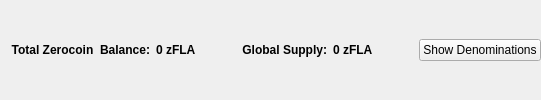
                       <widget class="QFrame" name="balanceSupplyFrame">
                        <layout class="QHBoxLayout" name="horizontalLayout_2" stretch="0,0,0,1,0">
                         <property name="rightMargin">
                          <number>0</number>
                         </property>
                         <item>
                          <layout class="QHBoxLayout" name="horizontalLayout_34">
                           <item>
                            <widget class="QLabel" name="labelzAvailableText_3">
                             <property name="font">
                              <font>
                               <weight>75</weight>
                               <bold>true</bold>
                              </font>
                             </property>
                             <property name="toolTip">
                              <string>Total Balance including unconfirmed and immature zFLA</string>
                             </property>
                             <property name="text">
                              <string>Total Zerocoin  Balance:</string>
                             </property>
                             <property name="alignment">
                              <set>Qt::AlignRight|Qt::AlignTrailing|Qt::AlignVCenter</set>
                             </property>
                            </widget>
                           </item>
                           <item>
                            <widget class="QLabel" name="labelzAvailableAmount_4">
                             <property name="minimumSize">
                              <size>
                               <width>40</width>
                               <height>0</height>
                              </size>
                             </property>
                             <property name="font">
                              <font>
                               <weight>75</weight>
                               <bold>true</bold>
                              </font>
                             </property>
                             <property name="toolTip">
                              <string>Total Balance including unconfirmed and immature zFLA</string>
                             </property>
                             <property name="text">
                              <string>0 zFLA</string>
                             </property>
                             <property name="alignment">
                              <set>Qt::AlignLeading|Qt::AlignLeft|Qt::AlignVCenter</set>
                             </property>
                            </widget>
                           </item>
                          </layout>
                         </item>
                         <item>
                          <spacer name="horizontalSpacer_32">
                           <property name="orientation">
                            <enum>Qt::Horizontal</enum>
                           </property>
                           <property name="sizeHint" stdset="0">
                            <size>
                             <width>40</width>
                             <height>20</height>
                            </size>
                           </property>
                          </spacer>
                         </item>
                         <item>
                          <layout class="QHBoxLayout" name="horizontalLayout_35">
                           <item>
                            <widget class="QLabel" name="labelZsupplyText_2">
                             <property name="font">
                              <font>
                               <weight>75</weight>
                               <bold>true</bold>
                              </font>
                             </property>
                             <property name="text">
                              <string>Global Supply:</string>
                             </property>
                             <property name="alignment">
                              <set>Qt::AlignRight|Qt::AlignTrailing|Qt::AlignVCenter</set>
                             </property>
                            </widget>
                           </item>
                           <item>
                            <widget class="QLabel" name="labelZsupplyAmount_2">
                             <property name="font">
                              <font>
                               <weight>75</weight>
                               <bold>true</bold>
                              </font>
                             </property>
                             <property name="text">
                              <string>0 zFLA</string>
                             </property>
                            </widget>
                           </item>
                          </layout>
                         </item>
                         <item>
                          <spacer name="horizontalSpacer_31">
                           <property name="orientation">
                            <enum>Qt::Horizontal</enum>
                           </property>
                           <property name="sizeHint" stdset="0">
                            <size>
                             <width>40</width>
                             <height>20</height>
                            </size>
                           </property>
                          </spacer>
                         </item>
                         <item>
                          <widget class="QPushButton" name="pushButtonShowDenoms">
                           <property name="toolTip">
                            <string>Show zFLA denominations list</string>
                           </property>
                           <property name="text">
                            <string>Show Denominations</string>
                           </property>
                          </widget>
                         </item>
                        </layout>
                       </widget>
